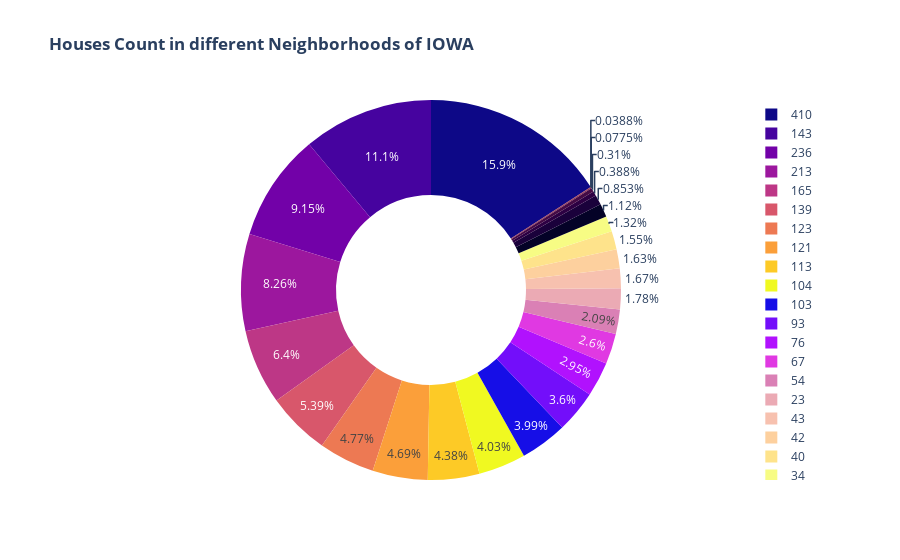

Source (notebook cell):
### Code cell
px.pie(housing_cleaned.groupby('Neighborhood',as_index=False)['Neighborhood'].count(),
       values='Neighborhood',names='Neighborhood',labels={'Neighborhood':'Count'}
       ,color_discrete_sequence=px.colors.sequential.Plasma,
       hole=.5,title='<b> Houses Count in different Neighborhoods of IOWA</b>'
      )

### Figure 1 — Plotly figure (JSON) as saved in the notebook; plotly's stock layout.template omitted (floating-point values rounded to 4 significant figures)
{"data": [{"domain": {"x": [0, 1], "y": [0, 1]}, "hole": 0.5, "hovertemplate": "Count=%{value}<extra></extra>", "labels": [23, 10, 29, 103, 40, 236, 93, 165, 143, 8, 2, 76, 1, 34, 104, 410, 22, 123, 67, 121, 213, 42, 139, 113, 143, 43, 54, 23], "legendgroup": "", "name": "", "showlegend": true, "type": "pie", "values": [23, 10, 29, 103, 40, 236, 93, 165, 143, 8, 2, 76, 1, 34, 104, 410, 22, 123, 67, 121, 213, 42, 139, 113, 143, 43, 54, 23]}], "layout": {"legend": {"tracegroupgap": 0}, "piecolorway": ["#0d0887", "#46039f", "#7201a8", "#9c179e", "#bd3786", "#d8576b", "#ed7953", "#fb9f3a", "#fdca26", "#f0f921"], "title": {"text": "<b> Houses Count in different Neighborhoods of IOWA</b>"}}}
